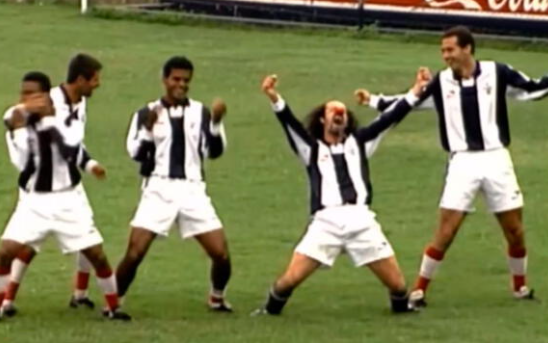
//> input picture OpenCV/source/imagenes/test2.jpg, 548 x 343 px
$ ./step1   (built with g++ and OpenCV 4)
//> lines starting //> are read from the running program, lines starting //| are printed output that depends on the picture
//> further down, image is the input picture: 343 rows x 548 cols, CV_8UC3; mean B, G, R 82.6, 125.3, 121.8
/*
	Parte 1 del examen parcial
	Este programa divide una imagen en 16 bloques (4x4)
	aplica un filtro a cada bloque y luego vuelve a unirlos
	La aplicacion de filtros se hace en paralelo
	Finalmente, calcula el tiempo de ejecucion del filtrado
	y el tiempo de ejecucion total del programa
*/

#include<iostream>
#include<vector>
#include<opencv2/core.hpp>
#include<opencv2/imgproc.hpp>
#include<opencv2/imgcodecs.hpp>
#include<opencv2/highgui.hpp>
#include<omp.h>

/*
	Divide la imagen en COLxROW bloques
	devuelve un vector con los bloques
*/
std::vector<cv::Mat> dividirImagen(cv::Mat image, int COLS, int ROWS){
//> called with COLS = 4, ROWS = 4

	// Obtener el tamaño de la imagen
	int img_height, img_width;
	img_height = image.rows;
//> img_height = 343
	img_width = image.cols;
//> img_width = 548
	std::cout << cv::format("Tamaño de la imagen: %ix%i pixeles",img_height,img_width)<<std::endl;
//| Tamaño de la imagen: 343x548 pixeles

	// Obtener el tamaño de los bloques
	int block_height, block_width;
	block_height = img_height/ROWS;
//> block_height = 85
	block_width = img_width/COLS;
//> block_width = 137

	// Generar bloques y agregarlos al vector
	std::vector<cv::Mat> bloques;
	for(int y=0;y<ROWS;y++)
	{
		for(int x=0;x<COLS;x++)
		{
			cv::Rect roi( block_width  * x,
					block_height * y,
					block_width,
					block_height);
				bloques.push_back( image( roi ) );
		}
	}
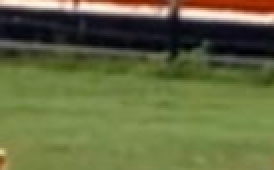
//> bloques[2]: 85 rows x 137 cols, CV_8UC3 (shown 2 times larger); mean B, G, R 64.6, 106.4, 100.3
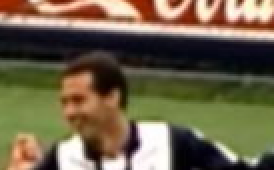
//> bloques[3]: 85 rows x 137 cols, CV_8UC3 (shown 2 times larger); mean B, G, R 74.2, 99.1, 110.8
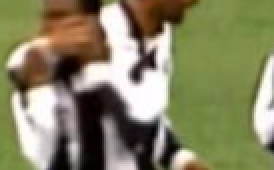
//> bloques[4]: 85 rows x 137 cols, CV_8UC3 (shown 2 times larger); mean B, G, R 99.2, 131.6, 134.4
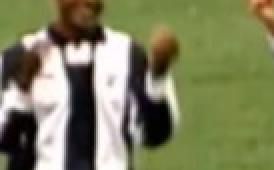
//> bloques[5]: 85 rows x 137 cols, CV_8UC3 (shown 2 times larger); mean B, G, R 92.7, 127.7, 125.8
	return bloques;
}

/*
	Recibe un vector con bloques(imagenes)
	devuelve una imagen compuesta por esos bloques
*/
cv::Mat unirBloques(std::vector<cv::Mat> bloques, int COLS, int ROWS)
{
	cv::Mat imagen, tmp2x1,tmp4x1,tmp4x2;
	std::vector<cv::Mat> sub_4x2blq;
	std::vector<cv::Mat> sub_4x1blq;
	std::vector<cv::Mat> sub_2x1blq;

	// Crea 8 bloques de dimension 2x1 uniendo horizontalmente los bloques
	for (int i = 0; i < COLS*ROWS ; i+=2)
	{
		tmp2x1 = cv::Mat();
		cv::hconcat(bloques[i], bloques[i+1],tmp2x1);
		sub_2x1blq.push_back(tmp2x1);
	}

	// Crea 4 bloques de dimension 4x1 uniendo los bloques resultantes del bucle anterior
	for (int i = 0; i < COLS*ROWS/2; i+=2)
	{
		tmp4x1 = cv::Mat();
		cv::hconcat(sub_2x1blq[i], sub_2x1blq[i+1],tmp4x1);
		sub_4x1blq.push_back(tmp4x1);
	}

	// Crea 2 bloques de dimension 4x2 uniendo los bloques resultantes del bucle anterior
	for (int i = 0; i < COLS*ROWS/4; i+=2)
	{
		tmp4x2 = cv::Mat();
		cv::vconcat(sub_4x1blq[i], sub_4x1blq[i+1],tmp4x2);
		sub_4x2blq.push_back(tmp4x2);
	}

	// Concatena los dos bloques de dimension 4x2 en la imagen final de 4x4
	cv::vconcat(sub_4x2blq[0],sub_4x2blq[1],imagen);

	return imagen;
}

/*
	Aplica un filtro multiplicando por
	un factor los valores RGB de todos
	los pixeles en la imagen
*/
cv::Mat processPixels(cv::Mat img, cv::Vec3f filter)
{
	cv::Mat prod = img;
	cv::Vec3b color;

	#pragma omp parallel for collapse(2)
	for(int rows=0;rows<prod.rows;rows++)
	{
		for(int cols=0; cols<prod.cols;cols++)
		{
			color=prod.at<cv::Vec3b>(rows,cols);

			color[0]=color[0]*filter[0];
			color[1]=color[1]*filter[1];
			color[2]=color[2]*filter[2];

			prod.at<cv::Vec3b>(rows,cols)=color;
		}
	}

	return prod;

}

/*
	Main
*/
int main(int argc, char** argv){

	// Inicializacion de variables
	cv::String img_file = "./imagenes/test2.jpg";
	double inicio_ejecucion, tiempo_ejecucion;
	double inicio_filtro_datos, fin_filtro_datos;
	double inicio_filtro_tareas, fin_filtro_tareas;
	const int COL_BLOQUES = 4;
	const int ROW_BLOQUES = 4;

	// Inicio del tiempo de ejecucion
	inicio_ejecucion = omp_get_wtime();

	/*** Tarea 1:  Cargar la imagen ***/
	cv::Mat image = cv::imread(img_file);

    // Mensaje de error si no se encuentra la imagen
    if (image.empty())
    {
        std::cout << "No se encontro la imagen" << std::endl;
    }

	/*** Tarea 2: Dividir la imagen ***/
	std::vector<cv::Mat> bloques = dividirImagen(image, COL_BLOQUES, ROW_BLOQUES);

	/*** Tarea 3: Filtrado ***/
	// Definir kernels para filtros convolutivos
	std::vector<cv::Mat>kernels;

	float kernels_filtros[16][9] = {
		{0,0,0,0,1,0,0,0,0},	// Filtro 1
		{-1,-1,-1,-1,-1,-1,-1,-1,-1}, // Filtro 2
		{0,-1,0,-1,5,-1,0,-1,0}, // Filtro 3
		{-1,-1,-1,-1,9,-1,-1,-1,-1}, // Filtro 4
		{0,-0.025,0,0,0.25,0,0,0.025,0}, // Filtro 5
		{0.-025,0,0,-0.025,0,0,-0.25,0,0}, // Filtro 6
		{0,0,0.04,0,0,0.7,0,0,0.04}, // Filtro 7
		{0.04,0.04,0.04,0.04,0.04,0.04,0.04,0.04,0.04}, // Filtro 8
		{0.1,0.5,0.1,0.5,0.15,0.5,0.1,0.5,0.1}, // Filtro 9
		{-1, 0, 1, -2, 0, 2, -1, 0, 1}, // Filtro 10
		{1020,0,-1020,1020,0,-1020,1020,0,-1020	}, // Filtro 11
		{0,0,0,0,1,0,0,0,0}, // Filtro 12
		{0,-1,0,-1,5,-1,0,-1,0}, // Filtro 13
		{0.1,0.5,0.1,0.5,0.15,0.5,0.1,0.5,0.1}, // Filtro 14
		{1020,1020,1020,0,0,0,-1020,-1020,-1020}, // Filtro 15
		{255,0,-255,255,0,-255,255,0,-255}, // Filtro 16
	};

	for(int i=0; i<COL_BLOQUES*ROW_BLOQUES; i++)
	{
		kernels.push_back(cv::Mat(3,3,CV_32F,kernels_filtros[i]));
	}

	// Definir vectores para filtros rgb
	std::vector<cv::Vec3f>filtros;
	float valores_filtros[16][3] = {
		{1,1,1},
		{1,0,0},
		{0,1,0},
		{0,0,1},
		{1,1,0},
		{1,0,1},
		{0,1,1},
		{0.8,0.5,1},
		{0.2,1,1.4},
		{0,0.2,1.7},
		{0.5,0.5,0.5},
		{0.1,2,1},
		{0,0,0},
		{2,0.2,0.1},
		{0,0.1,0.9},
		{0.5,0.5,0.5},
	};

	for(int i=0; i<COL_BLOQUES*ROW_BLOQUES; i++)
	{
		filtros.push_back(cv::Vec3f(valores_filtros[i][0],valores_filtros[i][1],valores_filtros[i][2]));
	}

	/***

		Paralelismo de datos

	***/
	std::vector<cv::Mat>bloques_filtrados(16);

	// Inicia tiempo
	inicio_filtro_datos = omp_get_wtime();
	// Aplica los filtros
	#pragma omp parallel for
	for(int i = 0; i<bloques.size();i++)
	{
	    //cv::filter2D(bloques[i], bloques_filtrados[i], -1 , kernels[i]);
		bloques_filtrados[i] = processPixels(bloques[i],filtros[i]);
	}
//> this loop made 16 passes

	// Calculo del tiempo de filtrado
	fin_filtro_datos = omp_get_wtime() - inicio_filtro_datos;
	std::cout << "Tiempo aplicando filtros (datos): " << fin_filtro_datos << std::endl;
	// Guardar la imagen
	cv::Mat imagen_multifiltro = unirBloques(bloques_filtrados, COL_BLOQUES, ROW_BLOQUES);
	cv::imwrite("./imagenes/producto_datos.jpg", imagen_multifiltro);

	/***

		Paralelismo de Tareas

	***/
	// reiniciar variables
	imagen_multifiltro = cv::Mat();
	bloques_filtrados = std::vector<cv::Mat>(16);
	// Inicia tiempo
	inicio_filtro_tareas = omp_get_wtime();
	// Aplicar filtros

	#pragma omp parallel num_threads(2)
	{

		int thread_id = omp_get_thread_num();
        int chunk_size = bloques.size() / omp_get_num_threads();
//> chunk_size = 16
		int start = thread_id * chunk_size;
//> start = 0
        int end = (thread_id == omp_get_num_threads() - 1) ? bloques.size() : start + chunk_size;
//> end = 16
		for (int i = start; i < end; i++)
		{
			bloques_filtrados[i] = processPixels(bloques[i],filtros[i]);
		}


	}

	// Calculo del tiempo de filtrado
	fin_filtro_tareas = omp_get_wtime() - inicio_filtro_tareas;
	std::cout << "Tiempo aplicando filtros (tareas): " << fin_filtro_tareas << std::endl;
	// Guardar la imagen
	imagen_multifiltro =  unirBloques(bloques_filtrados, COL_BLOQUES, ROW_BLOQUES);
//> call 2 of unirBloques, with COLS = 4, ROWS = 4
//> after the loop in unirBloques (call 2), `for (int i = 0; i < COLS*ROWS ; i+=2)`:
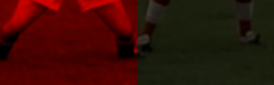
//> tmp2x1: 85 rows x 274 cols, CV_8UC3; mean B, G, R 6.7, 14.6, 55.5
//> after the loop in unirBloques (call 2), `for (int i = 0; i < COLS*ROWS/2; i+=2)`:
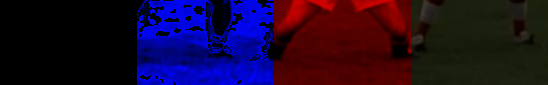
//> tmp4x1: 85 rows x 548 cols, CV_8UC3; mean B, G, R 42.5, 8.3, 27.9
//> in unirBloques (call 2), `cv::vconcat(sub_4x2blq[0],sub_4x2blq[1],imagen);`:
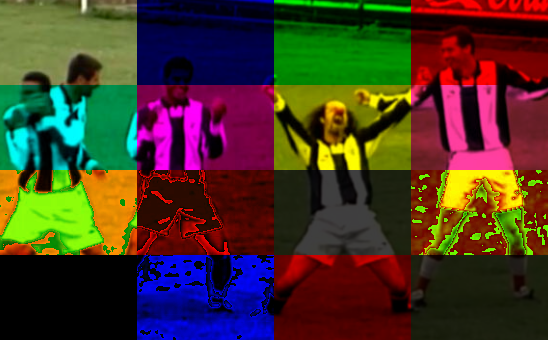
//> imagen: 340 rows x 548 cols, CV_8UC3; mean B, G, R 37, 53.4, 69.9
	cv::imwrite("./imagenes/producto_tareas.jpg", imagen_multifiltro);

	/*** fin paralelismo de Datos ***/

	// Calculo del tiempo total de ejecucion
	tiempo_ejecucion = omp_get_wtime() - inicio_ejecucion;
	std::cout << "Tiempo de ejecucion: " << tiempo_ejecucion << std::endl;

}

$ run again, with OpenCV/source/imagenes/test.jpg copied over OpenCV/source/imagenes/test2.jpg
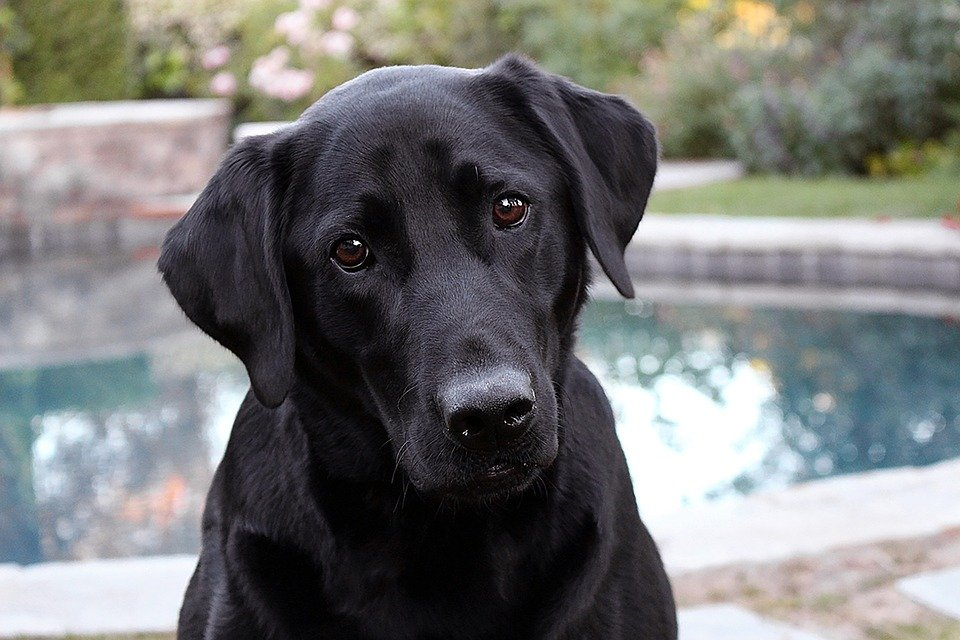
//> input picture OpenCV/source/imagenes/test.jpg, 960 x 640 px
//> image is the input picture: 640 rows x 960 cols, CV_8UC3; mean B, G, R 117.7, 118.9, 117.7
//| Tamaño de la imagen: 640x960 pixeles
//> the loop `for(int i = 0; i<bloques.size();i++)` made 16 passes
//> chunk_size = 16
//> start = 0
//> end = 16
//> the loop `for (int i = start; i < end; i++)` made 16 passes
//> after the loop in unirBloques (call 2), `for (int i = 0; i < COLS*ROWS/2; i+=2)`:
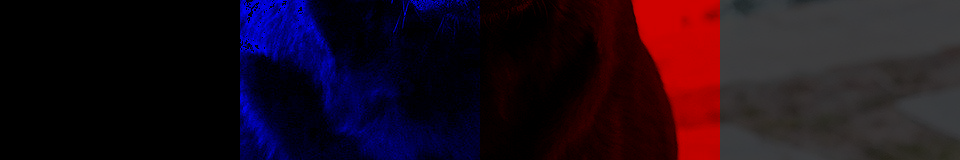
//> tmp4x1: 160 rows x 960 cols, CV_8UC3; mean B, G, R 26.4, 13.4, 29.5
//> in unirBloques (call 2), `cv::vconcat(sub_4x2blq[0],sub_4x2blq[1],imagen);`:
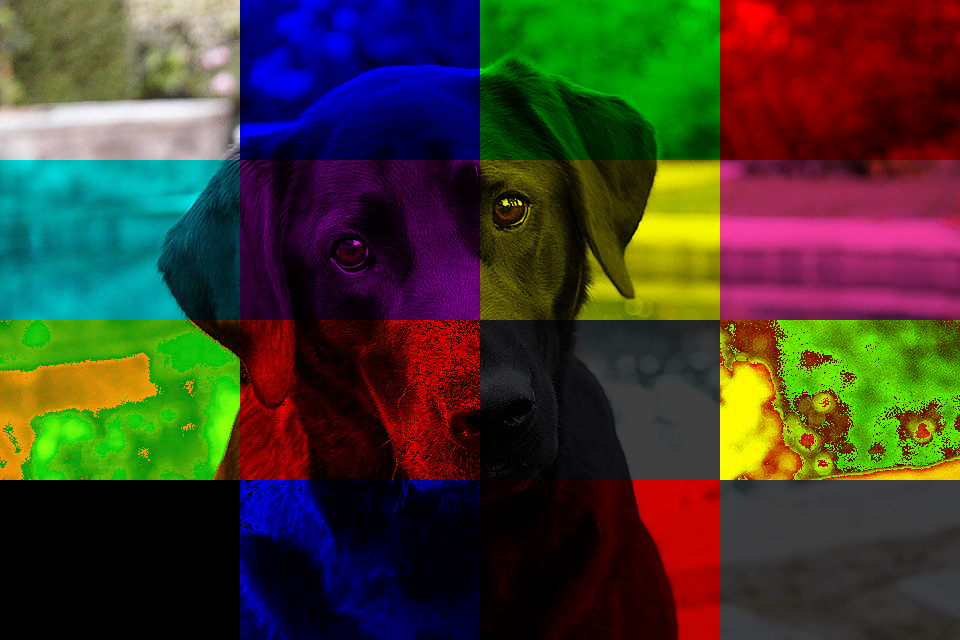
//> imagen: 640 rows x 960 cols, CV_8UC3; mean B, G, R 42.4, 58.6, 63.7
